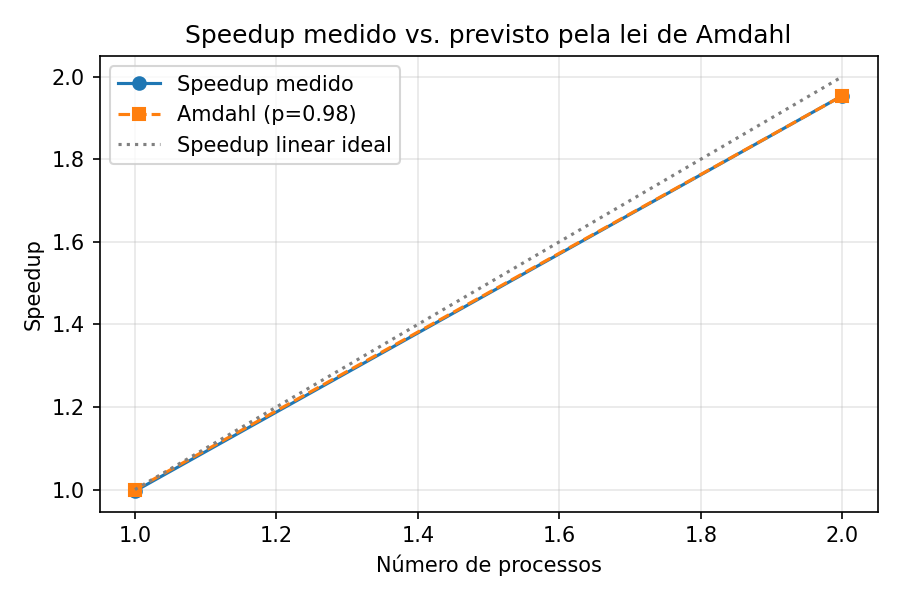
#> input picture provisioning/speedup_chart.png, 900 x 600 px
$ python -i processing.py   (imports and definitions only)
#> lines starting #> are read from the running program, lines starting #| are printed output that depends on the picture
import hashlib
import os
import time
from PIL import Image, ImageFilter

BLUR_PASSES_DEFAULT = 4


def process_image(input_path: str, output_path: str, blur_passes: int = BLUR_PASSES_DEFAULT) -> dict:
#> called with input_path = 'provisioning/speedup_chart.png', output_path = 'out.png', blur_passes = 4
    t0 = time.perf_counter()

    img = Image.open(input_path).convert("L")
    for _ in range(blur_passes):
        img = img.filter(ImageFilter.GaussianBlur(radius=3))
#> this loop made 4 passes
#> pass 1, in process_image, `img = img.filter(ImageFilter.GaussianBlur(radius=3))`:
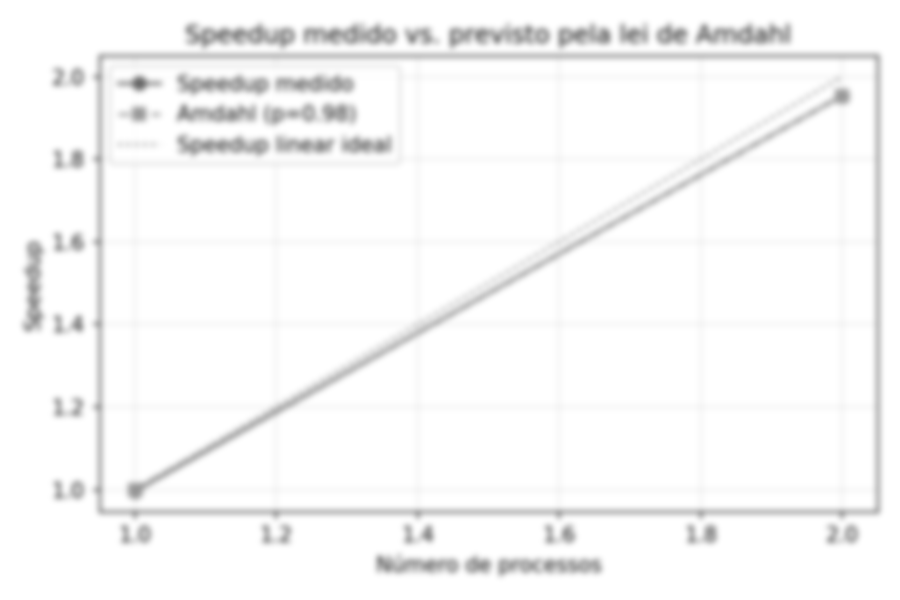
#> img: PIL image 900x600 L; min 106, max 255, mean 247.2
#> after the loop:
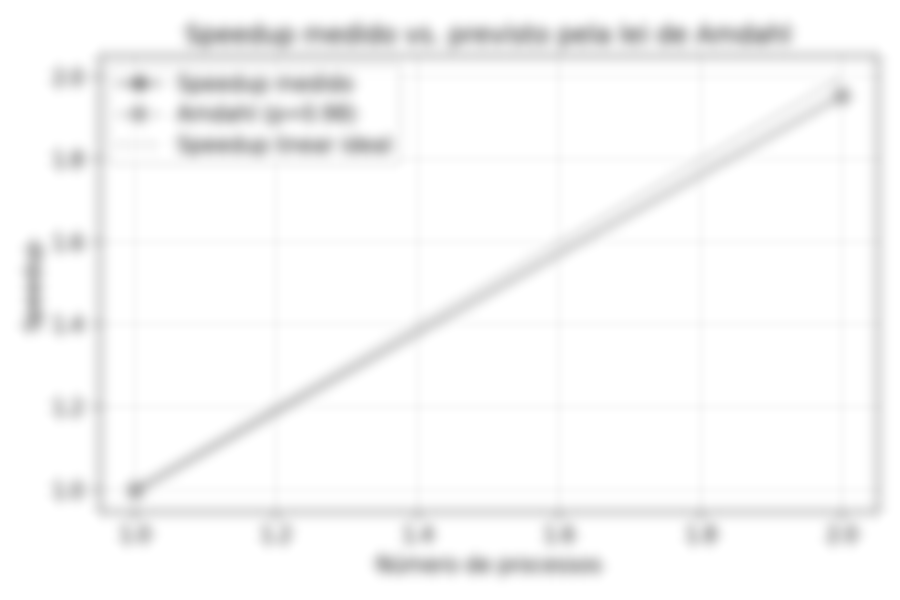
#> img: PIL image 900x600 L; min 168, max 255, mean 247.4
    img = img.filter(ImageFilter.FIND_EDGES)
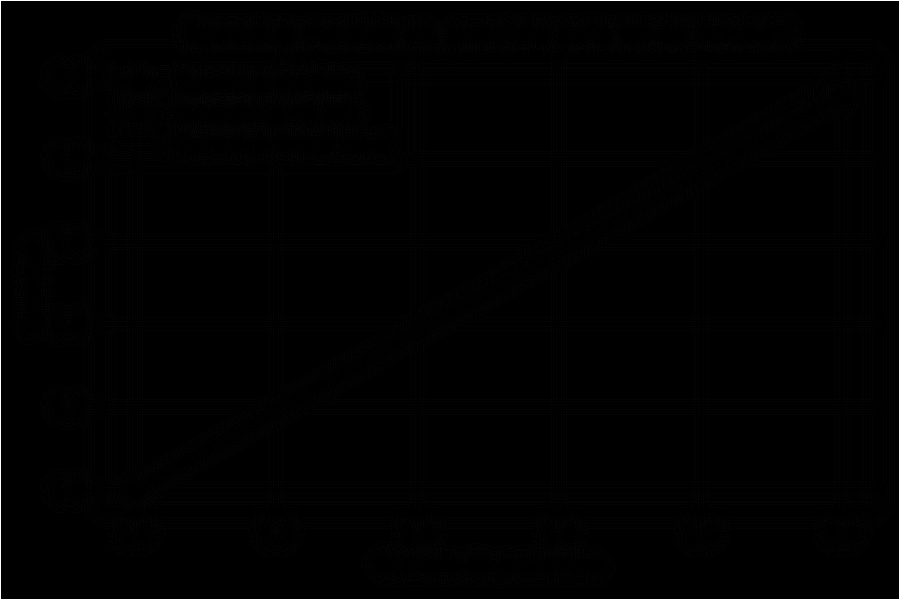
#> img: PIL image 900x600 L; min 0, max 255, mean 2

    img.save(output_path)

    with open(output_path, "rb") as f:
        digest = hashlib.md5(f.read()).hexdigest()

    elapsed = time.perf_counter() - t0

    return {
        "filename": os.path.basename(input_path),
        "elapsed_s": elapsed,
        "md5": digest,
    }

>>> result = process_image('provisioning/speedup_chart.png', 'out.png')
